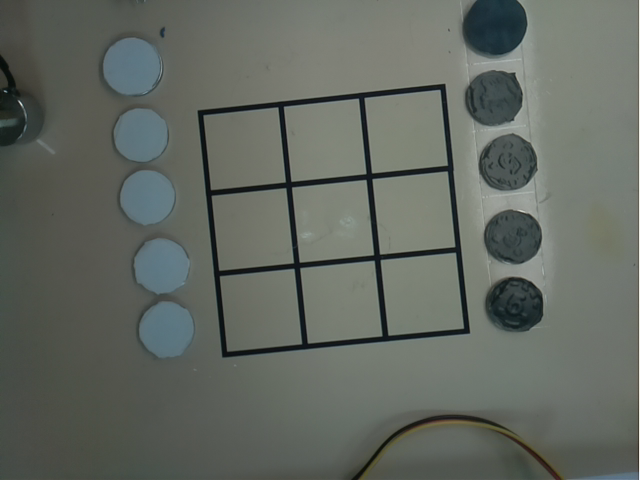
#> input picture AI-chess/04/1.png, 640 x 480 px
$ python de5.py
#> lines starting #> are read from the running program, lines starting #| are printed output that depends on the picture; after the words box and inside, x2 and y2 are one past the last pixel; in counts of white or black regions, pixels touching at a corner belong together
import cv2
import numpy as np

def main7(image_path):
    class BHSBFL:
        def __init__(self, image_path):
            # 读取图像并转换为灰度图
            self.image = cv2.imread(image_path)
            self.gray = cv2.cvtColor(self.image, cv2.COLOR_BGR2GRAY)

        def find_grid_coordinates(self):
            # 应用边缘检测
            edges = cv2.Canny(self.gray, 50, 150, apertureSize=3)

            # 使用霍夫变换检测直线
            lines = cv2.HoughLinesP(edges, 1, np.pi / 180, 100, minLineLength=100, maxLineGap=10)

            # 复制原始图像以绘制检测结果（此处不再需要显示）
            image_copy = self.image.copy()

            # 寻找轮廓
            contours_info = cv2.findContours(edges, cv2.RETR_TREE, cv2.CHAIN_APPROX_SIMPLE)
            contours = contours_info[0] if len(contours_info) == 2 else contours_info[1]

            if contours:
                # 选择最大的轮廓，这通常是九宫格的外框
                contour = max(contours, key=cv2.contourArea)

                # 获取最小的外接矩形
                rect = cv2.minAreaRect(contour)
                box = cv2.boxPoints(rect)
                box = np.int0(box)

                # 计算每个格子的中心并编号
                width, height = rect[1]
                cell_width = width / 3
                cell_height = height / 3

                # 确保顶点顺序为左上、右上、右下、左下
                box = sorted(box, key=lambda x: (x[1], x[0]))

                coordinates = []
                for i in range(3):
                    for j in range(3):
                        # 计算格子中心
                        center_x = int(box[0][0] + j * cell_width + cell_width / 2)
                        center_y = int(box[0][1] + i * cell_height + cell_height / 2)

                        # 返回编号和中心坐标
                        coordinates.append((i * 3 + j + 1, (center_x, center_y)))

                return coordinates
            else:
                print("未找到轮廓")
                return []

    class ChessPieceDetector(BHSBFL):
        def __init__(self, image_path):
            super().__init__(image_path)
            self.image_path = image_path  # 存储图像路径
            self.coordinates = self.find_grid_coordinates()
            self.corner_coordinates = self.find_corners()
            self.image = cv2.imread(image_path)  # 读取图像

        def find_corners(self):
            gray = cv2.cvtColor(self.image, cv2.COLOR_BGR2GRAY)
            edged = cv2.Canny(gray, 30, 150)

            contours_info = cv2.findContours(edged, cv2.RETR_EXTERNAL, cv2.CHAIN_APPROX_SIMPLE)
            contours = contours_info[0] if len(contours_info) == 2 else contours_info[1]

            if contours:
                largest_contour = max(contours, key=cv2.contourArea)
                rect = cv2.minAreaRect(largest_contour)
                box = cv2.boxPoints(rect)
                box = np.int0(box)

                return box.tolist()
            return []

        def detect_pieces(self):
            if not self.corner_coordinates:
                print("未找到九宫格角点坐标信息。")
                return []

            mask = np.zeros(self.gray.shape, dtype=np.uint8)
            cv2.fillPoly(mask, [np.array(self.corner_coordinates)], 255)

            masked_gray = cv2.bitwise_and(self.gray, self.gray, mask=mask)

            blurred = cv2.GaussianBlur(masked_gray, (9, 9), 2)

            circles = cv2.HoughCircles(blurred, cv2.HOUGH_GRADIENT, dp=1.2, minDist=30, param1=50, param2=30, minRadius=10, maxRadius=45)

            piece_positions = []

            if circles is not None:
                circles = np.round(circles[0, :]).astype("int")

                # 为每个检测到的圆准备盒子和分数
                boxes = np.array([[x - r, y - r, x + r, y + r] for (x, y, r) in circles])
                scores = np.array([1] * len(circles))  # 这里简单设定每个圆的得分为1

                # 执行非极大抑制
                indices = cv2.dnn.NMSBoxes(boxes.tolist(), scores.tolist(), score_threshold=0.5, nms_threshold=0.5)

                # 解析经过非极大抑制后的圆
                if len(indices) > 0:
                    for i in indices:
                        i = i[0]  # 提取索引
                        x, y, r = circles[i]

                        # 获取颜色
                        color = masked_gray[y, x]
                        piece_color = "黑色" if color < 128 else "白色"

                        closest_distance = float('inf')
                        closest_number = None
                        for number, (cx, cy) in self.coordinates:
                            distance = np.sqrt((x - cx) ** 2 + (y - cy) ** 2)
                            if distance < closest_distance:
                                closest_distance = distance
                                closest_number = number

                        if closest_number is not None:
                            piece_positions.append((closest_number, piece_color))
                            # 标记棋子的位置
                            point_color = (0, 0, 255) if piece_color == "黑色" else (0, 255, 0)  # 红色或绿色圆点
                            cv2.circle(self.image, (x, y), 10, point_color, -1)

            piece_positions.sort(key=lambda x: x[0])

            return piece_positions

        def draw_corners(self):
            if self.corner_coordinates:
                for (x, y) in self.corner_coordinates:
                    cv2.circle(self.image, (int(x), int(y)), 10, (0, 0, 255), -1)  # 红色圆点

                for i in range(4):
                    cv2.line(self.image, tuple(self.corner_coordinates[i]), tuple(self.corner_coordinates[(i + 1) % 4]), (0, 255, 0), 2)

                cv2.imshow('Corners and Pieces', self.image)
                cv2.waitKey(0)
                cv2.destroyAllWindows()
            else:
                print("未能找到九宫格角点坐标信息。")

        def print_corners(self):
            if self.corner_coordinates:
                print("九宫格四个角的坐标信息:")
                for i, (x, y) in enumerate(self.corner_coordinates):
                    print(f"角点 {i + 1}: (x: {x}, y: {y})")
            else:
                print("未能找到九宫格角点坐标信息。")

    detector = ChessPieceDetector(image_path)
#> in __init__, self.image is the input picture: shape (480, 640, 3); mean B, G, R 96.8, 104, 98.4
#> in find_grid_coordinates, `edges = cv2.Canny(self.gray, 50, 150, apertureSize=3)`:
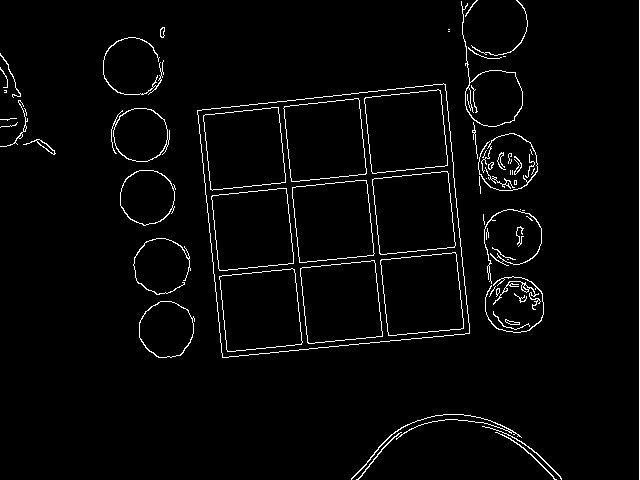
#> edges: shape (480, 640); 2.8% white in thin lines or dots
#> in find_grid_coordinates, `lines = cv2.HoughLinesP(edges, 1, np.pi / 180, 100, minLineLength=100,..`: lines = 18 rows, first 6: [639, 479, 639, 0], [205, 190, 453, 164], [197, 110, 223, 357], [292, 192, 308, 349], [363, 92, 389, 341], [290, 105, 445, 89]
#> in find_grid_coordinates, `contours_info = cv2.findContours(edges, cv2.RETR_TREE, cv2.CHAIN_APPRO..`: contours_info = 105 contours, 57 with area under 20; largest, box (x1, y1, x2, y2) and area: (197, 83, 470, 358) 62018, (197, 83, 470, 358) 62016, (364, 89, 448, 174) 5828, (364, 89, 448, 174) 5824, (380, 252, 464, 336) 5800
#> in find_grid_coordinates, `contours = contours_info[0] if len(contours_info) == 2 else contours_i..`: contours has the same summary as contours_info
#> in find_grid_coordinates, `contour = max(contours, key=cv2.contourArea)`: contour = contour of 205 points, box (x1, y1, x2, y2) (197, 83, 470, 358), area 62018
#> in find_grid_coordinates, `rect = cv2.minAreaRect(contour)`: rect = ((333.3, 220.5), (250.1, 251.8), -5.71)
#> in find_grid_coordinates, `box = cv2.boxPoints(rect)`: box = [[221.4, 358.3], [196.4, 107.7], [445.2, 82.78], [470.2, 333.4]]
#> in find_grid_coordinates, `box = np.int0(box)`: box = [[221, 358], [196, 107], [445, 82], [470, 333]]
#> in find_grid_coordinates, `width, height = rect[1]`: width = 250.1; height = 251.8
#> in find_grid_coordinates, `cell_width = width / 3`: cell_width = 83.35
#> in find_grid_coordinates, `cell_height = height / 3`: cell_height = 83.95
#> in find_grid_coordinates, `box = sorted(box, key=lambda x: (x[1], x[0]))`: box = [[445, 82], [196, 107], [470, 333], [221, 358]]
#> after the loop in find_grid_coordinates, `for i in range(3):`: coordinates = [(1, (486, 123)), (2, (570, 123)), (3, (653, 123)), (4, (486, 207)), (5, (570, 207)), (6, (653, 207)), (7, (486, 291)), (8, (570, 291)), (9, (653, 291))]
#> in __init__, `self.coordinates = self.find_grid_coordinates()`: self.coordinates has the same summary as coordinates in find_grid_coordinates
#> in find_corners, `edged = cv2.Canny(gray, 30, 150)`:
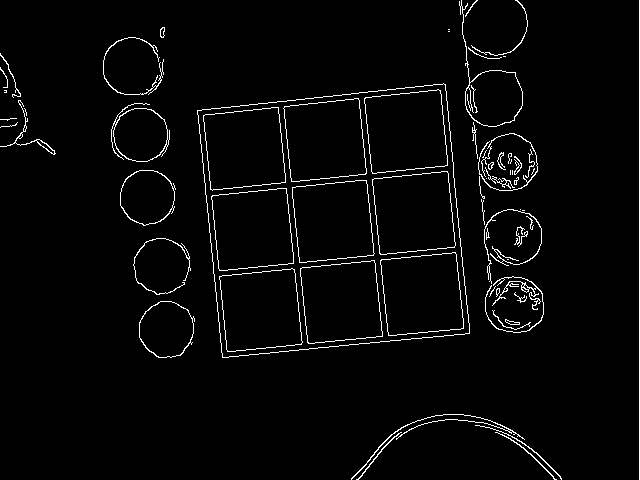
#> edged: shape (480, 640); 2.9% white in thin lines or dots
#> in find_corners, `contours_info = cv2.findContours(edged, cv2.RETR_EXTERNAL, cv2.CHAIN_A..`: contours_info = 56 contours, 36 with area under 20; largest, box (x1, y1, x2, y2) and area: (197, 83, 470, 358) 62018, (459, 0, 523, 127) 2600, (139, 301, 195, 358) 2390, (120, 170, 176, 226) 2336, (111, 103, 170, 162) 2325
#> in find_corners, `contours = contours_info[0] if len(contours_info) == 2 else contours_i..`: contours has the same summary as contours_info
#> in find_corners, `largest_contour = max(contours, key=cv2.contourArea)`: largest_contour has the same summary as contour in find_grid_coordinates
#> in find_corners, `rect = cv2.minAreaRect(largest_contour)`: rect = ((333.3, 220.5), (250.1, 251.8), -5.71)
#> in find_corners, `box = cv2.boxPoints(rect)`: box = [[221.4, 358.3], [196.4, 107.7], [445.2, 82.78], [470.2, 333.4]]
#> in find_corners, `box = np.int0(box)`: box = [[221, 358], [196, 107], [445, 82], [470, 333]]
    piece_positions = detector.detect_pieces()
#> in detect_pieces, `cv2.fillPoly(mask, [np.array(self.corner_coordinates)], 255)`:
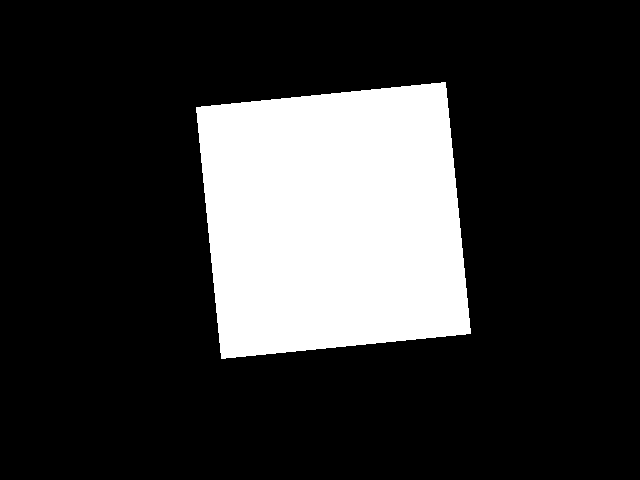
#> mask: shape (480, 640); 20.7% white; 1 white region, box (x1, y1, x2, y2) and area: (196, 82, 471, 359) 63625
#> in detect_pieces, `masked_gray = cv2.bitwise_and(self.gray, self.gray, mask=mask)`:
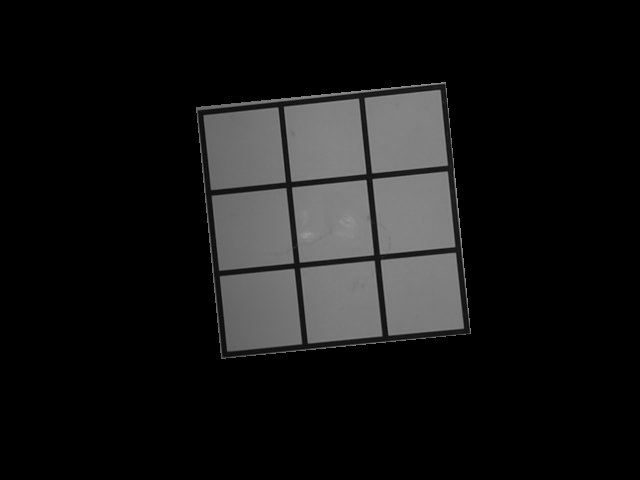
#> masked_gray: shape (480, 640); min 0, max 158, mean 22.1
#> in detect_pieces, `blurred = cv2.GaussianBlur(masked_gray, (9, 9), 2)`:
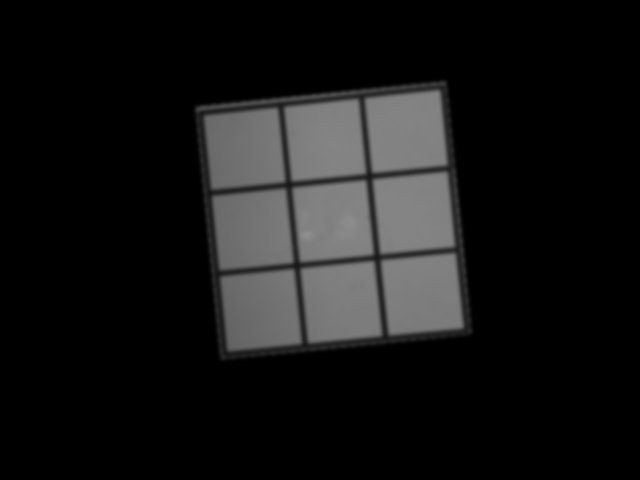
#> blurred: shape (480, 640); min 0, max 143, mean 22.1
#> in detect_pieces, `circles = cv2.HoughCircles(blurred, cv2.HOUGH_GRADIENT, dp=1.2, minDis..`: circles = None

    board = [[0 for _ in range(3)] for _ in range(3)]

    for number, color in piece_positions:
        row = (number - 1) // 3
        col = (number - 1) % 3
        if color == "黑色":
            board[row][col] = 1
        elif color == "白色":
            board[row][col] = -1
        print(f"棋子位置编号: {number}, 颜色: {color}")

    detector.print_corners()
#> the loop in print_corners, `for i, (x, y) in enumerate(self.corner_coordinates):` made 4 passes
#| 角点 1: (x: 221, y: 358)
#| 角点 2: (x: 196, y: 107)
#| 角点 3: (x: 445, y: 82)
#| 角点 4: (x: 470, y: 333)
    detector.draw_corners()
#> the loop in draw_corners, `for (x, y) in self.corner_coordinates:` made 4 passes
#> after the loop in draw_corners, `for (x, y) in self.corner_coordinates:`:
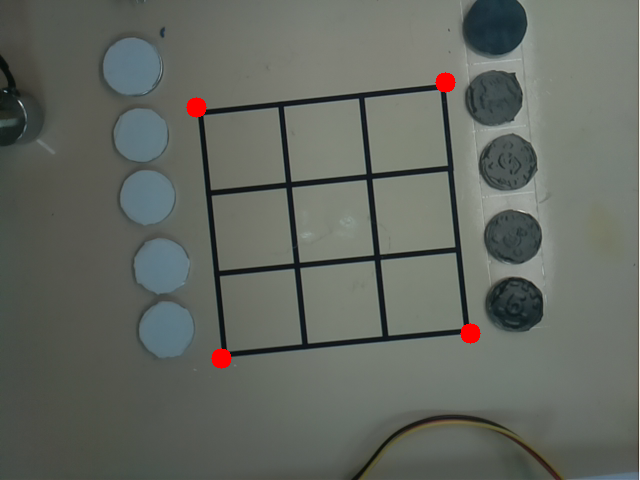
#> self.image: shape (480, 640, 3); 0.41% of pixels changed, all inside (x1, y1, x2, y2) = (186, 72, 481, 369)
#> after the loop in draw_corners, `for i in range(4):`:
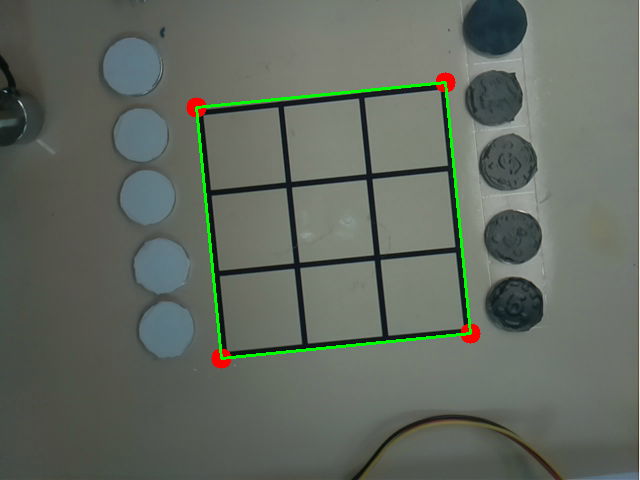
#> self.image: shape (480, 640, 3); 0.97% of pixels changed, all inside (x1, y1, x2, y2) = (195, 81, 472, 360)

    return board


# 测试
if __name__ == "__main__":
    main7('1.png')
